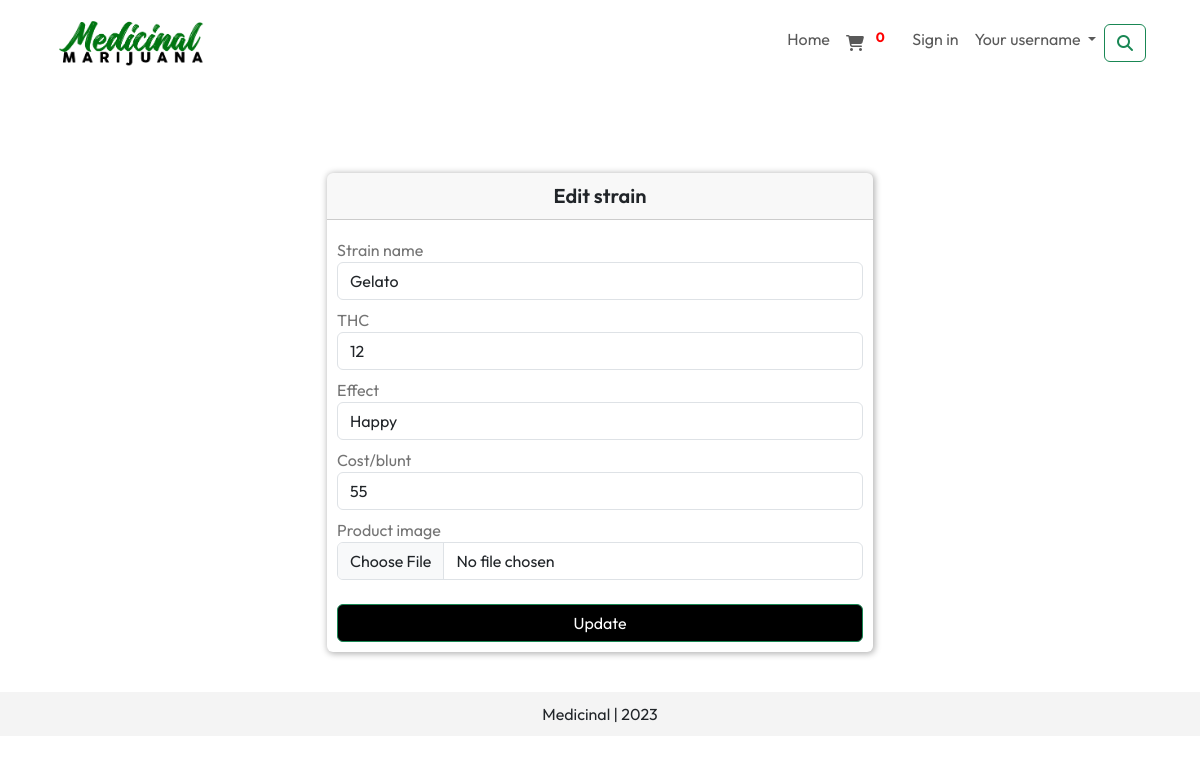
/editstrain/14, run on the app's committed database.
### medicinalMarijuana/models.py (models this page shows, shortened)
class Strains(models.Model):
    strain_name = models.CharField(max_length=20, blank=False, null=False)
    thc = models.IntegerField()
    effect = models.CharField(max_length=50, blank=False, null=False)
    cost_blunt = models.IntegerField()
    product_image = models.ImageField(upload_to="strains/", blank=True, null=True)

### medicinalMarijuana/views.py (the view, shortened to what this page needs)
# urls.py: path('editstrain/<id>', views.editstrain, name='editstrain'),
def editstrain(request, id):
    fetchstrains = Strains.objects.get(id=id)
    context = {"strain": fetchstrains}
    return render(request, 'editstrain.html', context)

### medicinalMarijuana/templates/editstrain.html (shortened to what this page needs)
{% extends 'base.html' %}
{% block landingSection %}
    <div class="container mt-5">
        <div class="row justify-content-center">
            <div class="col-md-6">
                <div class="card auth_card_outer">
                    <div class="card-header">
                        Edit strain
                    </div>
                    <div class="card-body auth_cards">
                        <form action="" method="post" enctype="multipart/form-data">
                            <div class="mt-2">
                                <label for="strain_name" >Strain name</label>
                                <input type="text" value="{{ strain.strain_name }}" name="strain_name" id="strain_name" required class="form-control">
                            </div>
                            <div class="mt-2">
                                <label for="thc">THC</label>
                                <input type="text" value="{{ strain.thc }}" name="thc" id="thc" required class="form-control">
                            </div>
                            <div class="mt-2">
                                <label for="effect">Effect</label>
                                <select name="effect"  id="effect" class="form-control">
                                    <option value="{{ strain.effect }}">{{ strain.effect }}</option>
                                </select>
                            </div>
                            <div class="mt-2">
                                <label for="cost_blunt">Cost/blunt</label>
                                <input type="number" value="{{ strain.cost_blunt }}" name="cost_blunt" id="cost_blunt" required class="form-control">
                            </div>
                            <div class="mt-2">
                                <label for="product_image">Product image</label>
                                <input type="file" name="product_image" id="product_image" accept="image/*" required class="form-control">
                            </div>
                            <div class="mt-4">
                                <input type="submit" name="add_strain" id="add_strain" value="Update" class="btn btn-success">
                            </div>
                    </form>
                    </div>
                </div>
            </div>
        </div>
    </div>
{% endblock %}

### static/css/styles.css (style rules this page uses)
* { margin: 0; padding: 0; box-sizing: border-box; font-family: 'Outfit', sans-serif; font-size: 16px; }
html { scroll-behavior: smooth; --bg-clr-one: #fffdfb; --bg-clr-two: #fffbf4; --bg-clr-three: #eef1f6; --primary-clr: #070707; --gold-clr: #DAA520; --primary-light-clr: #eaf3fa; --links-clr: #0f0f0f; --text-clr-one: black; --text-clr-two: white; --secondary-heading: #151515; }
body { margin: 0; padding: 0; position: relative; min-height: 100vh; }
.card { flex-grow: 1; border: none; margin: 5px ; background: none; box-shadow: 1px 1px 6px 1px rgba(181,181,181,1); }
.card-body { padding: 5px 5px; }
.auth_card_outer { margin: 40px 0; }
.auth_cards { padding: 10px; }
.auth_card_outer > .card-header { font-size: 20px; font-weight: 600; text-align: center; }
.mt-2 > label { color: #747474; }
.btn-primary, .btn-success { width: 100%; }
.btn-success { background: black; }

### data on the page
Strains: strain_name "Gelato", thc "12", effect "Happy", cost_blunt "55"
